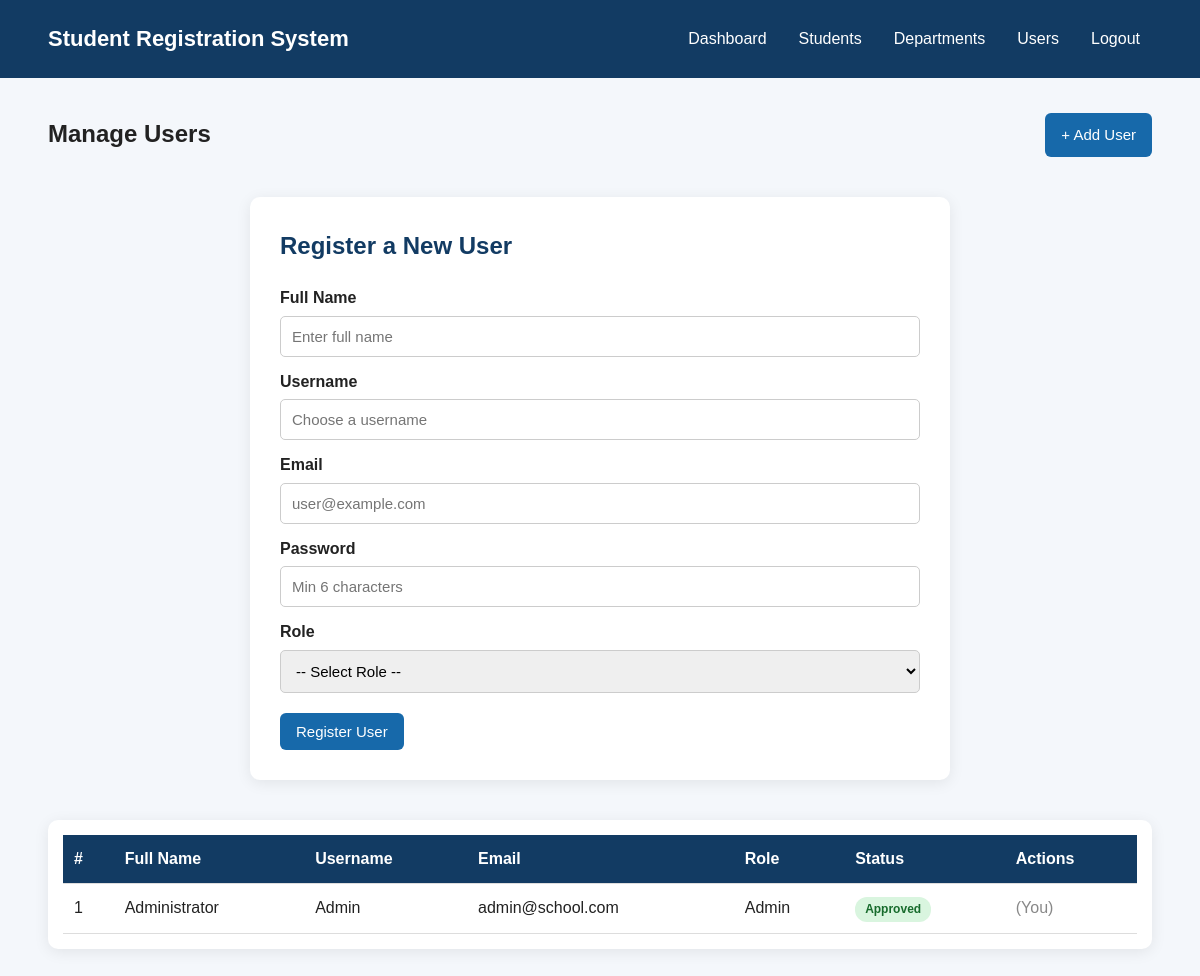
/admin_users.php (signed in), run on the app's committed database.
### tables this page shows
CREATE TABLE IF NOT EXISTS user (
    id INT AUTO_INCREMENT PRIMARY KEY,
    fullname VARCHAR(100) NOT NULL,
    username VARCHAR(50) NOT NULL UNIQUE,
    email VARCHAR(100) NOT NULL UNIQUE,
    password VARCHAR(32) NOT NULL,
    role VARCHAR(50) NOT NULL DEFAULT 'User',
    status VARCHAR(20) NOT NULL DEFAULT 'Pending'
);

### admin_users.php (the view, shortened to what this page needs)
<?php
require_once "connection.php";
$users = mysqli_query($conn, "SELECT * FROM user ORDER BY id DESC");
?>
<!DOCTYPE html>
<html lang="en">
<head>
    <link rel="stylesheet" href="style.css">
</head>
<body>
<header>
    <div class="container nav">
        <h1>Student Registration System</h1>
        <nav>
            <a href="admin_dashboard.php">Dashboard</a>
            <a href="student_view.php">Students</a>
            <a href="department_view.php">Departments</a>
            <a href="admin_users.php">Users</a>
            <a href="logout.php">Logout</a>
        </nav>
    </div>
</header>
<main class="container">
    <div class="page-title">
        <h2>Manage Users
        </h2>
        <a class="btn" href="admin_users.php#add-user">+ Add User</a>
    </div>
    <div class="form-box" id="add-user">
        <h2>Register a New User</h2>
        <form method="POST">
            <label>Full Name</label>
            <input type="text" name="fullname" placeholder="Enter full name" required>
            <label>Username</label>
            <input type="text" name="username" placeholder="Choose a username" required>
            <label>Email</label>
            <input type="email" name="email" placeholder="user@example.com" required>
            <label>Password</label>
            <input type="password" name="password" placeholder="Min 6 characters" required>
            <label>Role</label>
            <select name="user_role" required>
                <option value="">-- Select Role --</option>
            </select>
            <button class="btn" type="submit" name="add_user">Register User</button>
        </form>
    </div>
    <div class="table-box">
        <table>
            <thead>
                <tr>
                    <th>#</th>
                    <th>Full Name</th>
                    <th>Username</th>
                    <th>Email</th>
                    <th>Role</th>
                    <th>Status</th>
                    <th>Actions</th>
                </tr>
            </thead>
            <tbody>
            <?php if ($users && mysqli_num_rows($users) > 0): ?>
                <?php $n = 1; while ($user = mysqli_fetch_assoc($users)): ?>
                    <?php $status = $user['status'] ?? 'Approved'; ?>
                    <tr>
                        <td><?= $n++ ?></td>
                        <td><?= htmlspecialchars($user['fullname']) ?></td>
                        <td><?= htmlspecialchars($user['username']) ?></td>
                        <td><?= htmlspecialchars($user['email']) ?></td>
                        <td><?= htmlspecialchars($user['role'] ?? 'User') ?></td>
                        <td>
                            <?php if ($status === 'Pending'): ?>
                                <span class="status-pending">Pending</span>
                            <?php else: ?>
                                <span class="status-approved">Approved</span>
                            <?php endif; ?>
                        </td>
                        <td class="actions">
                            <?php if ((int)$user['id'] !== (int)$_SESSION['id']): ?>
                                <?php if ($status === 'Pending'): ?>
                                    <a class="approve" href="admin_users.php?approve=<?= $user['id'] ?>"
                                       onclick="return confirm('Approve <?= htmlspecialchars($user['username']) ?>? Their default password will be set to student@123.');">Approve</a>
                                <?php endif; ?>
                                <a class="edit" href="admin_user_edit.php?id=<?= $user['id'] ?>">Edit</a>
                                <a class="delete" href="admin_users.php?delete=<?= $user['id'] ?>"
                                   onclick="return confirm('Delete this user?');">Delete</a>
                            <?php else: ?>
                                <span style="color:#888">(You)</span>
                            <?php endif; ?>
                        </td>
                    </tr>
                <?php endwhile; ?>
            <?php else: ?>
                <tr><td colspan="7" class="empty">No users found.</td></tr>
            <?php endif; ?>
            </tbody>
        </table>
    </div>
</main>
</body>
</html>

### style.css (style rules this page uses)
* { box-sizing: border-box; margin: 0; padding: 0; }
body { font-family: Arial, sans-serif; background: #f4f7fb; color: #222; line-height: 1.6; }
.container { width: 92%; max-width: 1200px; margin: auto; }
header { background: #123b63; color: white; padding: 18px 0; }
.nav { display: flex; align-items: center; justify-content: space-between; gap: 20px; }
.nav h1 { font-size: 22px; }
nav { display: flex; gap: 8px; flex-wrap: wrap; }
nav a { color: white; text-decoration: none; padding: 8px 12px; border-radius: 5px; }
.btn { display: inline-block; border: none; background: #1769aa; color: white; text-decoration: none; padding: 10px 16px; border-radius: 6px; cursor: pointer; font-size: 15px; }
.page-title { display: flex; justify-content: space-between; align-items: center; margin: 35px 0 20px; }
.form-box { background: white; max-width: 700px; margin: 40px auto; padding: 30px; border-radius: 10px; box-shadow: 0 3px 15px rgba(0, 0, 0, 0.08); }
.form-box h2 { color: #123b63; margin-bottom: 20px; }
form label { display: block; font-weight: bold; margin: 12px 0 5px; }
input, select, textarea { width: 100%; padding: 11px; border: 1px solid #ccc; border-radius: 5px; font-size: 15px; }
form .btn { margin-top: 20px; margin-right: 5px; }
.table-box { background: white; padding: 15px; border-radius: 10px; box-shadow: 0 3px 15px rgba(0, 0, 0, 0.08); overflow-x: auto; margin-bottom: 40px; }
table { width: 100%; border-collapse: collapse; }
th, td { padding: 11px; border-bottom: 1px solid #ddd; text-align: left; }
th { background: #123b63; color: white; }
.actions { white-space: nowrap; }
.status-approved { display: inline-block; background: #d9f5df; color: #176b2c; padding: 3px 10px; border-radius: 12px; font-size: 12px; font-weight: 600; }

### data on the page
user: fullname "Administrator", username "Admin", email "admin@school.com", role "Admin", status "Approved", shows "(You)"
